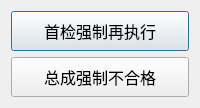
<?xml version="1.0" encoding="UTF-8"?>
<ui version="4.0">
 <class>DialogAdvancedFunc</class>
 <widget class="QDialog" name="DialogAdvancedFunc">
  <property name="geometry">
   <rect>
    <x>0</x>
    <y>0</y>
    <width>200</width>
    <height>104</height>
   </rect>
  </property>
  <property name="windowTitle">
   <string>Dialog</string>
  </property>
  <layout class="QVBoxLayout" name="verticalLayout">
   <item>
    <widget class="QPushButton" name="buttonForceFirstCheck">
     <property name="minimumSize">
      <size>
       <width>0</width>
       <height>40</height>
      </size>
     </property>
     <property name="font">
      <font>
       <pointsize>12</pointsize>
      </font>
     </property>
     <property name="text">
      <string>首检强制再执行</string>
     </property>
     <property name="icon">
      <iconset resource="../PCS.qrc">
       <normaloff>:/images/pngs/common_key.png</normaloff>:/images/pngs/common_key.png</iconset>
     </property>
     <property name="iconSize">
      <size>
       <width>24</width>
       <height>24</height>
      </size>
     </property>
    </widget>
   </item>
   <item>
    <widget class="QPushButton" name="buttonForceAssyFailed">
     <property name="minimumSize">
      <size>
       <width>0</width>
       <height>40</height>
      </size>
     </property>
     <property name="font">
      <font>
       <pointsize>12</pointsize>
      </font>
     </property>
     <property name="text">
      <string>总成强制不合格</string>
     </property>
     <property name="icon">
      <iconset resource="../PCS.qrc">
       <normaloff>:/images/pngs/common_key.png</normaloff>:/images/pngs/common_key.png</iconset>
     </property>
     <property name="iconSize">
      <size>
       <width>24</width>
       <height>24</height>
      </size>
     </property>
    </widget>
   </item>
  </layout>
 </widget>
 <resources>
  <include location="../PCS.qrc"/>
 </resources>
 <connections/>
</ui>
